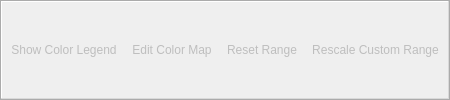
<?xml version="1.0" encoding="UTF-8"?>
<ui version="4.0">
 <class>lqColorToolbar</class>
  <widget class="QToolBar" name="variableToolbar" >
   <property name="windowTitle" >
    <string>Active Variable Controls</string>
   </property>
   <property name="orientation" >
    <enum>Qt::Horizontal</enum>
   </property>
   <attribute name="toolBarArea" >
    <enum>TopToolBarArea</enum>
   </attribute>
   <attribute name="toolBarBreak" >
    <bool>false</bool>
   </attribute>
   <action name="actionScalarBarVisibility" >
    <property name="checkable" >
     <bool>true</bool>
    </property>
    <property name="enabled" >
     <bool>false</bool>
    </property>
    <property name="icon" >
     <iconset resource="../../../Components/Resources/pqComponents.qrc" >:/pqWidgets/Icons/pqScalarBar.svg</iconset>
    </property>
    <property name="text" >
     <string>Show Color Legend</string>
    </property>
    <property name="toolTip" >
     <string>Toggle Color Legend Visibility</string>
    </property>
    <property name="statusTip" >
     <string>Toggle Color Legend Visibility</string>
    </property>
   </action>
   <action name="actionEditColorMap" >
    <property name="enabled" >
     <bool>false</bool>
    </property>
    <property name="icon" >
     <iconset resource="../../../Components/Resources/pqComponents.qrc" >:/pqWidgets/Icons/pqEditColor.svg</iconset>
    </property>
    <property name="text" >
     <string>Edit Color Map</string>
    </property>
    <property name="statusTip" >
     <string>Edit Color Map</string>
    </property>
   </action>
   <action name="actionResetRange" >
    <property name="enabled" >
     <bool>false</bool>
    </property>
    <property name="icon" >
     <iconset resource="../../../Components/Resources/pqComponents.qrc" >:/pqWidgets/Icons/pqResetRange.svg</iconset>
    </property>
    <property name="text" >
     <string>Reset Range</string>
    </property>
    <property name="toolTip" >
     <string>Rescale to Data Range</string>
    </property>
    <property name="statusTip" >
     <string>Rescale to Data Range</string>
    </property>
   </action>
   <action name="actionRescaleCustomRange" >
    <property name="enabled" >
     <bool>false</bool>
    </property>
    <property name="icon" >
     <iconset resource="../../../Components/Resources/pqComponents.qrc" >:/pqWidgets/Icons/pqResetRangeCustom.svg</iconset>
    </property>
    <property name="text" >
     <string>Rescale Custom Range</string>
    </property>
    <property name="toolTip" >
     <string>Rescale to Custom Data Range</string>
    </property>
    <property name="statusTip" >
     <string>Rescale to Custom Data Range</string>
    </property>
   </action>
   <addaction name="actionScalarBarVisibility" />
   <addaction name="actionEditColorMap" />
   <addaction name="actionResetRange" />
   <addaction name="actionRescaleCustomRange" />
  </widget>
 <resources>
  <include location="../../../Components/Resources/pqComponents.qrc"/>
 </resources>
 <connections/>
</ui>
